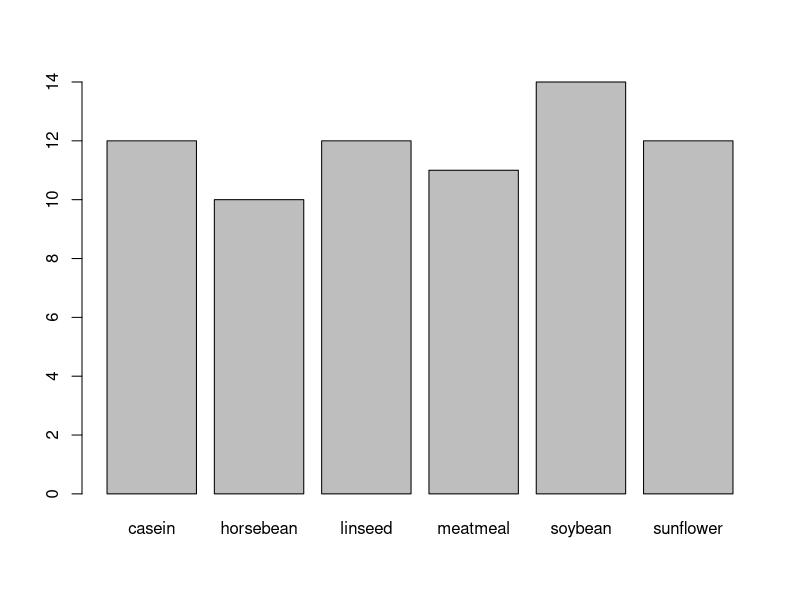
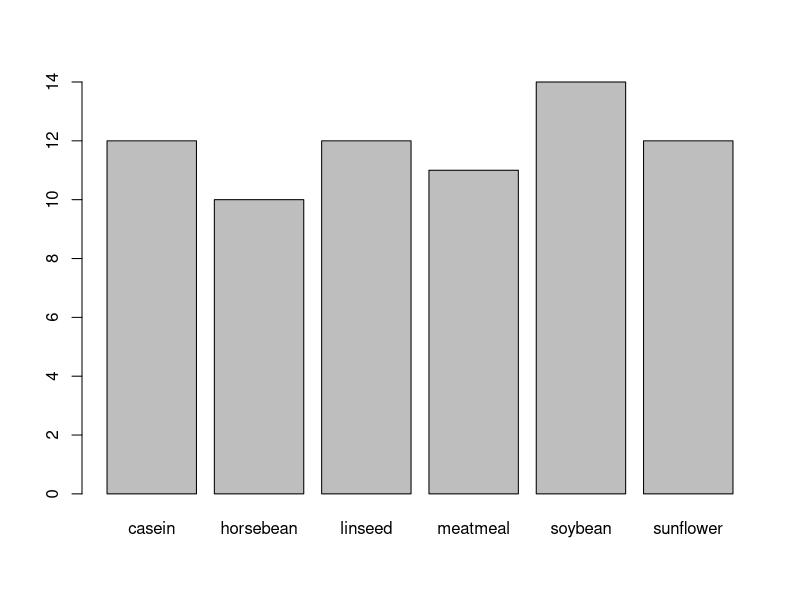
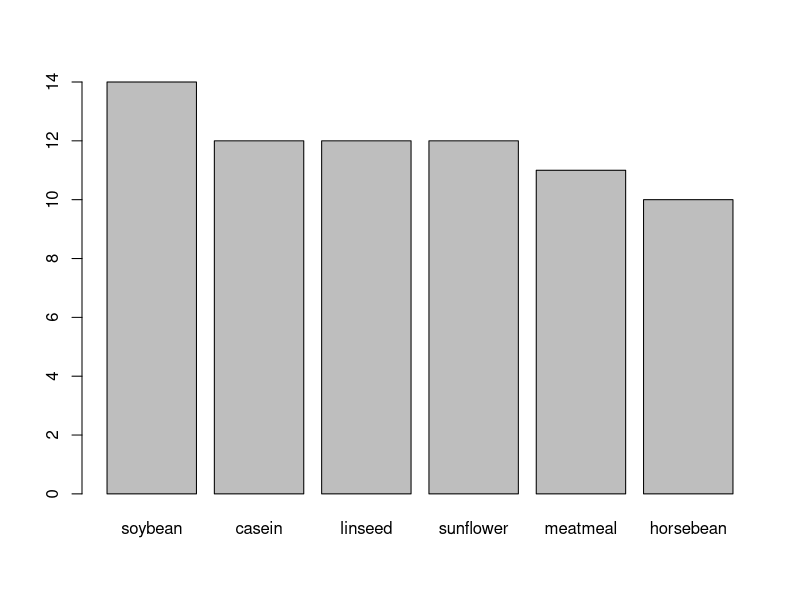
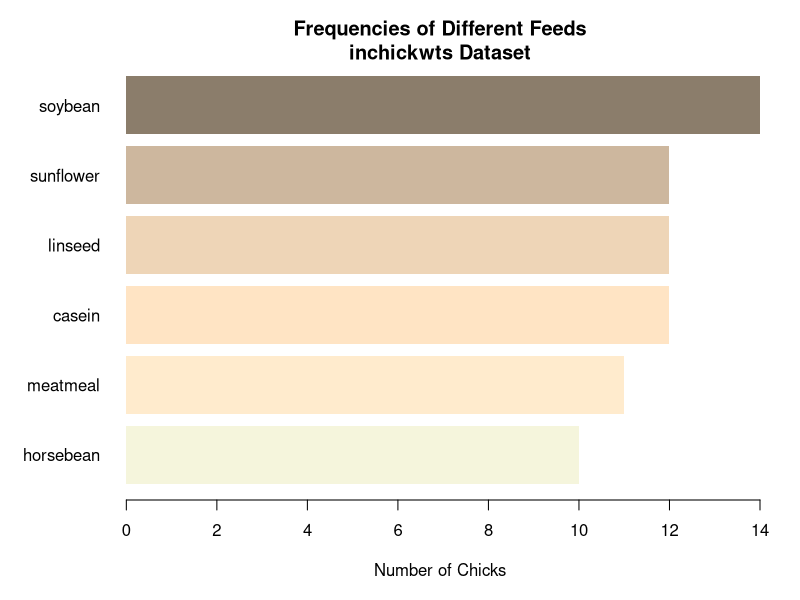

R code for these plots, in order:
#EX02_01

#Help on Plots
?plot

data(chickwts)

#Quickest method
plot(chickwts$feed)

#one with more control
#data needs preparation

#Create a summary table
feeds <- table(chickwts$feed)
feeds #see what the result was

barplot(feeds)

#order the barplot
barplot(feeds[order(feeds, decreasing=TRUE)])

#customize the plot
par(oma=c(1,1,1,1)) #sets the outside margins: b,l,t,r
par(mar=c(4,5,2,1)) #sets plot margins

barplot(feeds[order(feeds)],
      horiz=TRUE,
      las=1, #las gives orientation of axis labels
      col=c("beige","blanchedalmond","bisque1","bisque2","bisque3","bisque4"),
      border =NA, #no borders on the bars
      main="Frequencies of Different Feeds\ninchickwts Dataset", #\n is a linebreak
      xlab="Number of Chicks")

?par